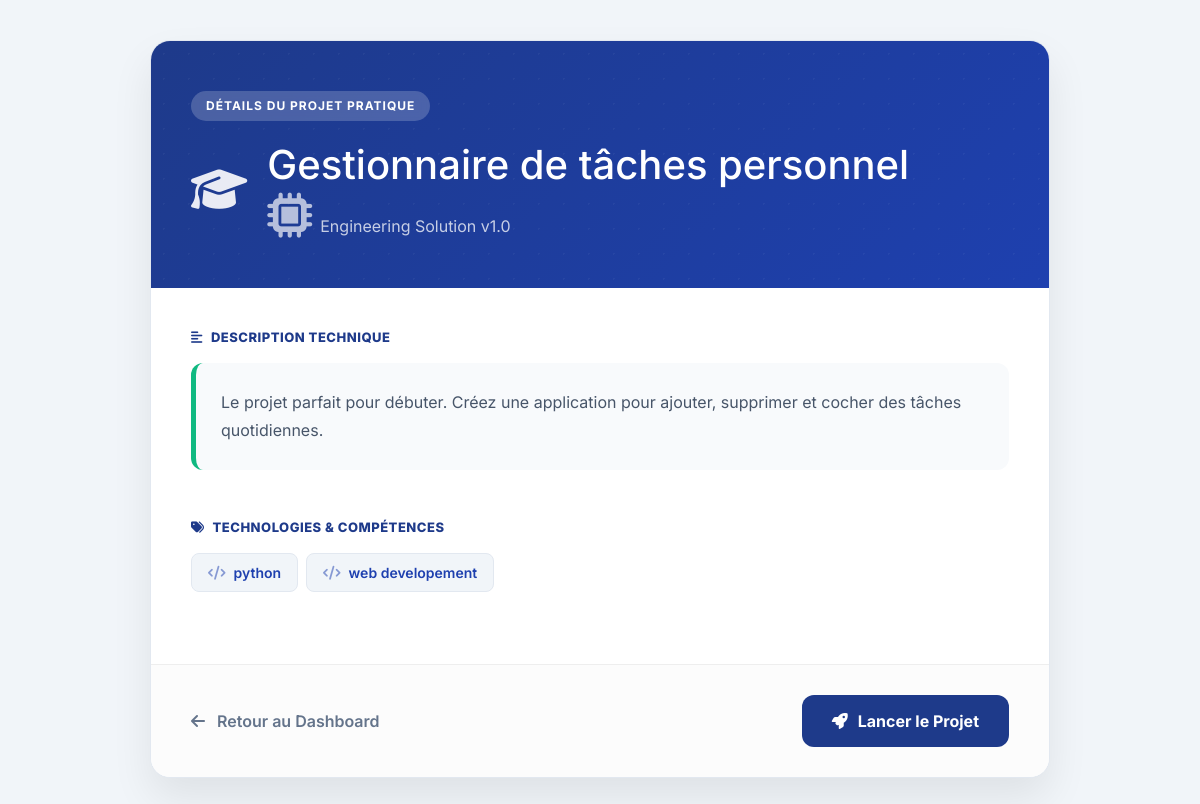
The page /project/6/ (signed in) on the database its author committed.
### core/models.py (models this page shows, shortened)
class Project(models.Model):
    LEVEL_CHOICES = [
        ('beginner', 'Débutant'),
        ('intermediate', 'Intermédiaire'),
        ('advanced', 'Avancé'),
    ]
    title = models.CharField(max_length=150)
    description = models.TextField() # Tu mettras les exemples ici
    level = models.CharField(max_length=20, choices=LEVEL_CHOICES)
    tags = models.ManyToManyField(Tag, blank=True)

class Tag(models.Model):
    name = models.CharField(max_length=50, unique=True)

### core/views.py (the view)
# urls.py: path('project/<int:project_id>/', views.project_detail, name='project_detail'),
@login_required
def project_detail(request, project_id):
    project = get_object_or_404(Project, id=project_id)
    return render(request, 'project_detail.html', {'project': project})

### core/templates/project_detail.html (shortened to what this page needs)
<!DOCTYPE html>
<html lang="fr">
<head>
    <link href="https://cdn.jsdelivr.net/npm/bootstrap@5.3.0/dist/css/bootstrap.min.css" rel="stylesheet">
    <link href="https://cdnjs.cloudflare.com/ajax/libs/font-awesome/6.4.0/css/all.min.css" rel="stylesheet">
</head>
<body>
    <div class="project-container">
        <div class="project-header">
            <div class="project-category">Détails du Projet Pratique</div>
            <div class="header-title-flex">
                <i class="fas fa-graduation-cap"></i>
                <div>
                    <h1 class="mb-1 fw-extrabold">{{ project.title }}</h1>
                    <p class="mb-0 opacity-75"><i class="fas fa-microchip me-2"></i>Engineering Solution v1.0</p>
                </div>
            </div>
        </div>
        <div class="project-body">
            <div class="mb-5">
                <div class="info-label"><i class="fas fa-align-left"></i> Description Technique</div>
                <div class="project-description">
                    {{ project.description }}
                </div>
            </div>
            <div class="mb-4">
                <div class="info-label"><i class="fas fa-tags"></i> Technologies & Compétences</div>
                <div class="d-flex flex-wrap">
                    {% for tag in project.tags.all %}
                        <span class="tag-badge"><i class="fas fa-code me-2 opacity-50"></i>{{ tag.name }}</span>
                    {% endfor %}
                </div>
            </div>
        </div>
        <div class="project-footer">
            <a href="{% url 'home' %}" class="back-link">
                <i class="fas fa-arrow-left me-2"></i> Retour au Dashboard
            </a>
            <button class="btn-action-eng">
                <i class="fas fa-rocket"></i> Lancer le Projet
            </button>
        </div>
    </div>
</body>
</html>

### core/templates/project_detail.html (style rules this page uses)
:root { --eng-blue: #1e3a8a; --eng-blue-dark: #1e40af; --electric-blue: #2563eb; --tech-green: #10b981; --bg-light: #f1f5f9; }
body { font-family: 'Inter', sans-serif; background-color: var(--bg-light); min-height: 100vh; padding: 40px 20px; }
.project-container { background: white; border-radius: 20px; box-shadow: 0 20px 40px rgba(0,0,0,0.08); border: 1px solid #e2e8f0; overflow: hidden; width: 100%; max-width: 900px; margin: auto; }
.project-header { background: linear-gradient(135deg, var(--eng-blue) 0%, var(--eng-blue-dark) 100%); color: white; padding: 50px 40px; position: relative; }
.project-header::before { content: ""; position: absolute; inset: 0; background-image: radial-gradient(rgba(255,255,255,0.1) 1px, transparent 1px); background-size: 25px 25px; opacity: 0.4; }
.project-category { background: rgba(255, 255, 255, 0.2); padding: 6px 15px; border-radius: 50px; font-size: 12px; font-weight: 700; text-transform: uppercase; letter-spacing: 1px; display: inline-block; margin-bottom: 20px; backdrop-filter: blur(5px); }
.header-title-flex { display: flex; align-items: center; gap: 20px; }
.header-title-flex i { font-size: 45px; color: rgba(255,255,255,0.9); }
.project-body { padding: 40px; }
.info-label { font-weight: 800; font-size: 13px; color: var(--eng-blue); text-transform: uppercase; letter-spacing: 0.5px; margin-bottom: 15px; display: flex; align-items: center; gap: 8px; }
.project-description { font-size: 16px; line-height: 1.8; color: #475569; background: #f8fafc; padding: 25px; border-radius: 12px; border-left: 5px solid var(--tech-green); }
.tag-badge { display: inline-block; background: #f1f5f9; color: #1e40af; padding: 8px 16px; border-radius: 8px; font-weight: 600; font-size: 14px; margin: 0 8px 8px 0; border: 1px solid #e2e8f0; }
.project-footer { padding: 30px 40px; background: #fcfcfc; border-top: 1px solid #eee; display: flex; justify-content: space-between; align-items: center; }
.btn-action-eng { background: var(--eng-blue); color: white; padding: 14px 30px; border-radius: 12px; font-weight: 700; text-decoration: none; transition: 0.3s; display: flex; align-items: center; gap: 10px; border: none; }
.back-link { color: #64748b; font-weight: 600; text-decoration: none; transition: 0.2s; }

### rows shown on the page
Project: title "Gestionnaire de tâches personnel", description "Le projet parfait pour débuter. Créez une application pour ajouter, supprimer et cocher des tâches quotidiennes."
Tag: name "python"
Tag: name "web developement"
